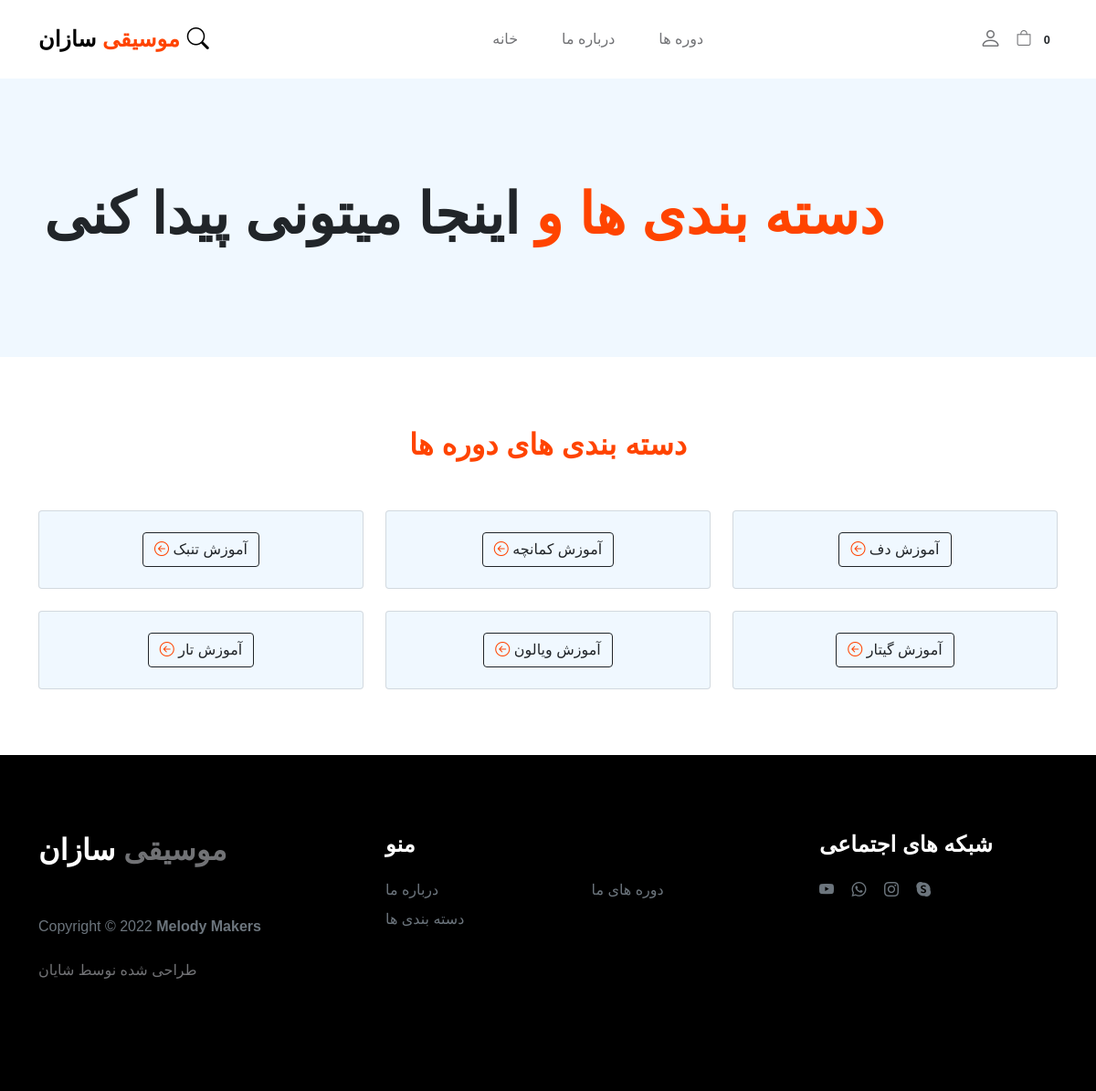
The app's page /category_summary/ with its own data.
### Course/models.py (models this page shows, shortened)
class Category(models.Model):
    name = models.CharField(max_length=40,default='')

### Course/views.py (the view)
# urls.py: path('category_summary/', views.category_summary, name="category_summary"),
def category_summary(request):
    all_cat = Category.objects.all()
    return render(request, 'category_summary.html',{'category': all_cat})

### Cart/cart.py (called while the page is built)
    def __len__(self):
        return len(self.cart)

### Cart/context_processors.py (called while the page is built)
def cart(request):
    return{'cart':Cart(request)}

### Course/templates/category_summary.html
{% extends "base.html" %}
{%block content %}
<header class="site-header section-padding d-flex justify-content-center align-items-center">
  <div class="container">
      <div class="row">
          <div class="col-lg-10 col-12" dir="rtl">
              <h1>
                  <span class=" text-primary"> دسته بندی ها و</span>
                  <span class="text-dark">اینجا میتونی پیدا کنی </span>
              </h1>
          </div>
      </div>
  </div>
</header>
<section  dir="rtl">
  <div class="text-center container py-5">
    <h4 class="mt-4 mb-5 text-primary"><strong>دسته بندی های دوره ها</strong></h4>
    <div class="row">
        {% for cat in category %}
      <div class="col-lg-4 col-md-12 mb-4">
        <div class="card" style="background-color: #F0F8FF;">
          <div class="card-body ">
            {% if user.is_superuser %}
            <h5 class="card-title mb-3 ">{{cat.name}}</h5>
            <button type="submit" class="btn  flex-shrink-0 ">
                <a class="btn btn-primary flex-shrink-0" href="{% url 'edit_category' cat.id %}">
                  ویرایش
                  <i class="bi bi-pencil-square"></i>
                 </a>
            </button>
            <button type="submit" class="btn  flex-shrink-0 " >
                <a class="btn btn-danger flex-shrink-0  " href="{% url 'delete_category'  cat.id %}">
                  حذف
                  <i class="bi bi-trash-fill"></i>
                 </a>
            </button>
            <button type="submit" class="btn  flex-shrink-0">
                <a class="btn btn-outline-dark flex-shrink-0  " href="{% url 'category' cat.name %}">
                  دوره ها
                  <i class="bi bi-arrow-left-circle"></i>
                 </a>
            </button>
            {% else %}
            <button type="submit" class="btn  flex-shrink-0">
              <a class="btn btn-outline-dark" href="{% url 'category' cat.name %}">
                {{cat.name}}
                <i class="bi bi-arrow-left-circle text-primary"></i>
               </a>
            </button>
            {% endif %}
          </div>
        </div>
      </div>
      {% endfor %}
    </div>
  </div>
</section>
{% endblock %}

### static/css/tooplate-little-fashion.css (style rules this page uses)
:root { --white-color: #FFFFFF; --primary-color: #FF4400; --section-bg-color: #f0f8ff; --dark-color: #000000; --grey-color: #d0d1d1; --p-color: #717275; --body-font-family: 'B Nazanin', 'Vazir', sans-serif; --h5-font-size: 24px; --p-font-size: 20px; --copyright-text-font-size: 16px; --product-link-font-size: 14px; --custom-link-font-size: 12px; --font-weight-thin: 100; --font-weight-light: 300; --font-weight-normal: 400; --font-weight-bold: 700; --font-weight-black: 900; }
body, html { height: 100%; }
html { scroll-behavior: smooth; }
body { background: var(--white-color); font-family: var(--body-font-family); position: relative; }
h2, h3, h4, h5, h6 { color: var(--dark-color); line-height: inherit; }
h1, h2, h3, h4, h5, h6 { font-weight: var(--font-weight-bold); }
h1, h2 { font-weight: var(--font-weight-black); }
h1 { font-size: 64px; line-height: normal; }
h4 { font-size: 32px; }
a, button { touch-action: manipulation; transition: all 0.3s; }
a { color: var(--p-color); text-decoration: none; }
.text-primary { color: var(--primary-color) !important; }
b, strong { font-weight: var(--font-weight-bold); }
.site-header { background-color: var(--section-bg-color); position: relative; overflow: hidden; margin-top: 86px; }
.site-header.section-padding { padding-top: 7rem; padding-bottom: 7rem; }
section { content-visibility: auto; contain-intrinsic-size: 700px; }
.section-padding { padding-top: 7rem; padding-bottom: 7rem; }
@media screen and (max-width: 1200px) { h1 { font-size: 62px; } }

### records on screen
Category: name "آموزش دف"
Category: name "آموزش کمانچه"
Category: name "آموزش تنبک"
Category: name "آموزش گیتار"
Category: name "آموزش ویالون"
Category: name "آموزش تار"

### other values on screen
{{ cart|length }} "0"
